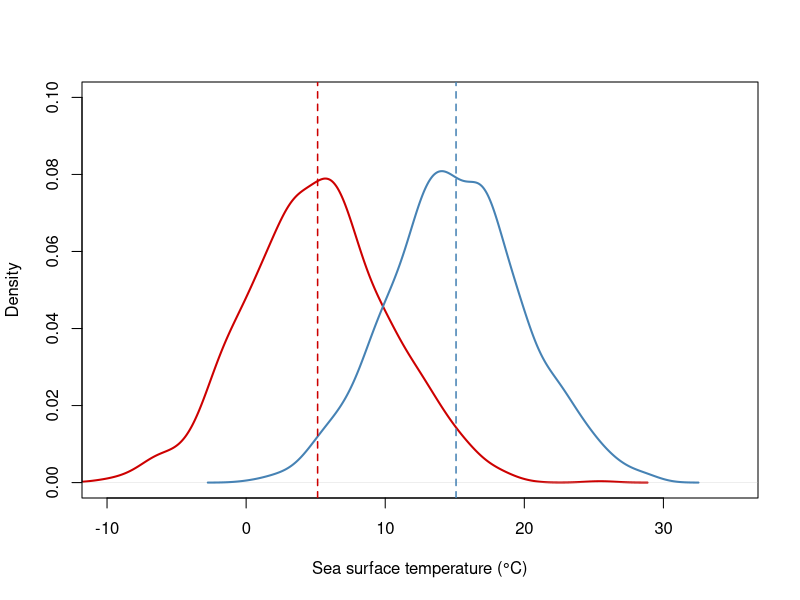

The R source for this figure:
set.seed(120)
x <- rnorm(n = 1000, mean = 5, sd=5)
y <- rnorm(n = 1000, mean = 15, sd=5)
pdf("output/schematic_of_niche.pdf")
plot(density(x), xlim=c(-10, 35), col="red3", main="", xlab = "Sea surface temperature (°C)", lwd = 2, ylim=c(0, 0.1))
lines(density(y), col="steelblue", lwd=2)
abline(v = mean(x), col="red3", lwd = 1.5, lty=2)
abline(v = mean(y), col="steelblue", lwd = 1.5, lty=2)
dev.off()